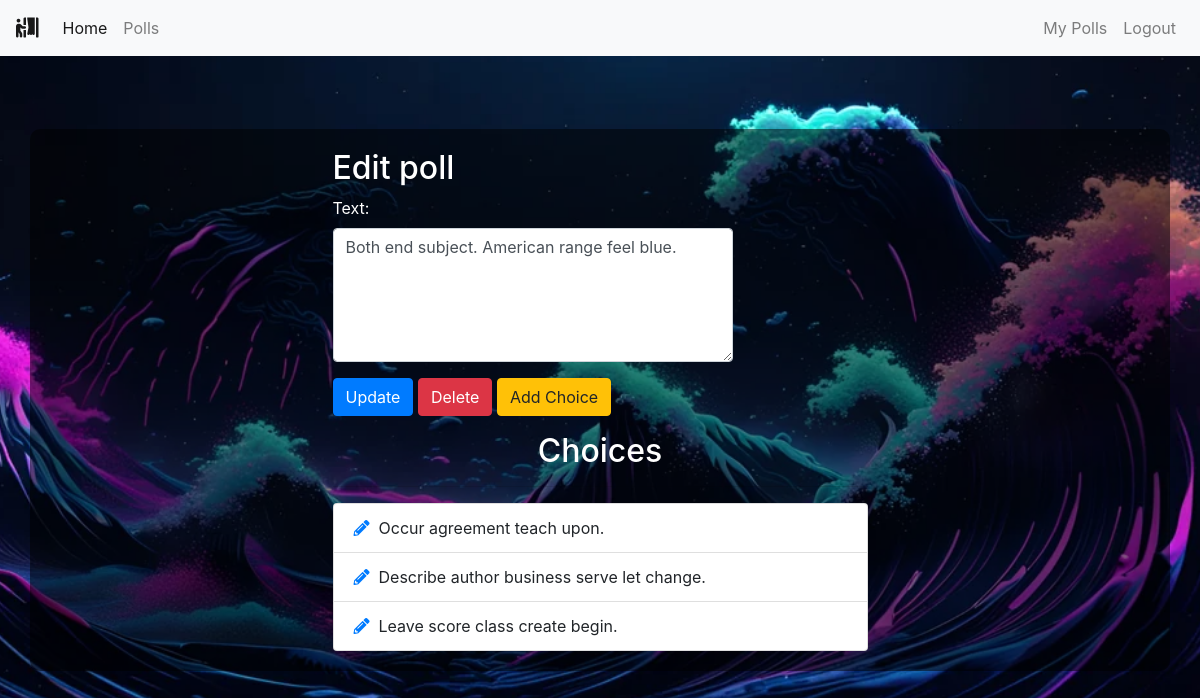
The app's page /polls/edit/4/ (signed in) with its own data.
### polls/models.py (models this page shows, shortened)
class Poll(models.Model):
    owner = models.ForeignKey(User, on_delete=models.CASCADE)
    text = models.TextField()
    pub_date = models.DateTimeField(default=timezone.now)
    active = models.BooleanField(default=True)
    created_at = models.DateTimeField(auto_now_add=True)

class Choice(models.Model):
    poll = models.ForeignKey(Poll, on_delete=models.CASCADE)
    choice_text = models.CharField(max_length=255)
    created_at = models.DateTimeField(auto_now_add=True)
    updated_at = models.DateTimeField(auto_now=True)

### polls/views.py (the view)
# urls.py: path('edit/<int:poll_id>/', views.polls_edit, name='edit'),
@login_required
def polls_edit(request, poll_id):
    poll = get_object_or_404(Poll, pk=poll_id)
    if request.user != poll.owner:
        return redirect('home')
    if request.method == 'POST':
        form = EditPollForm(request.POST, instance=poll)
        if form.is_valid:
            form.save()
            messages.success(request, "Poll Updated successfully.",
                             extra_tags='alert alert-success alert-dismissible fade show')
            return redirect("polls:list")
    else:
        form = EditPollForm(instance=poll)
    return render(request, "polls/poll_edit.html", {'form': form, 'poll': poll})

### polls/forms.py
class EditPollForm(forms.ModelForm):
    class Meta:
        model = Poll
        fields = ['text', ]
        widgets = {
            'text': forms.Textarea(attrs={'class': 'form-control', 'rows': 5, 'cols': 20}),
        }

### polls/templates/polls/poll_edit.html (shortened to what this page needs)
{% extends 'base.html' %}
{% load static %}
{% block custom_css %}
<link rel="stylesheet" href="{% static 'css/styles1.css' %}">
{% endblock custom_css %}
{% block content %}
<div class="container">
    <div class="row center">
        <div class="col-md-6 offset-md-3">
            <h2>Edit poll</h2>
            <form action="" method="POST">
                {% for field in form %}
                <div class="form-group">
                    {{ field.label_tag }}
                    {{ field }}
                </div>
                {% endfor %}
                <button type="submit" class="btn btn-primary">Update</button>
                <a class="btn btn-danger" href="{% url 'polls:delete_poll' poll.id %}" role="button" onclick="return confirm('Are you sure?')">Delete</a>
                <a class="btn btn-warning" href="{% url 'polls:add_choice' poll.id %}" role="button">Add Choice</a>
            </form>
            <div class="choices">
                <h2 class="text-center mt-3">Choices</h2>
                <hr>
                <ul class="list-group">
                    {% for choice in poll.choice_set.all %}
                    <li class="list-group-item"><a href="{% url 'polls:choice_edit' choice.id %}"><i class="fas fa-pencil-alt"></i></a>&nbsp
                        {{ choice.choice_text }}</li>
                    {% endfor %}
                </ul>
            </div>
        </div>
    </div>
</div>
{% endblock %}

### static/css/styles1.css (style rules this page uses)
html, body { height: 100%; margin: 0; padding: 0; }
body { background-image: url('1.jpg'); background-size: cover; background-position: center; display: flex; justify-content: center; align-items: center; }
form { width: 100%; max-width: 400px; }
h2, label, h1, h3 { color: white; }
.container { background-color: rgba(0, 0, 0, 0.5); padding: 20px; border-radius: 10px; }

### records on screen
Poll: form "Both end subject. American range feel blue."
Choice: choice_text "Occur agreement teach upon."
Choice: choice_text "Describe author business serve let change."
Choice: choice_text "Leave score class create begin."

### other values on screen
{{ field.label_tag }} "Text:"
